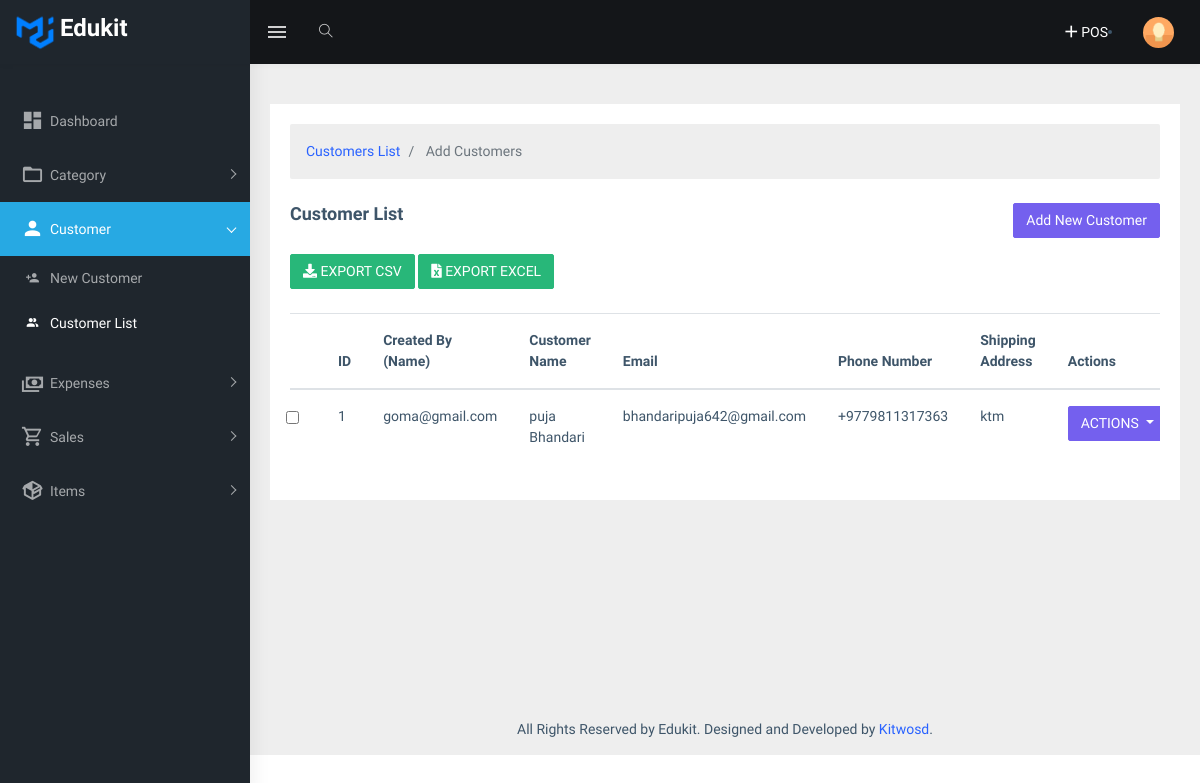
The app's page /customers/ with its own data.
### app/frontend/models.py (models this page shows, shortened)
class OrganizationSetting(models.Model):
    company_name = models.CharField(max_length=255, unique=True)
    logo = models.ImageField(upload_to='organization_logos/', blank=False, null=False)
    phone = models.IntegerField(blank=True, null=True)
    telephone = models.CharField(max_length=20, blank=True, null=True)
    location = models.CharField(max_length=255, blank=True, null=True)
    pan_vat = models.CharField(max_length=100, blank=True, null=True)
    email = models.EmailField(max_length=255, blank=True, null=True)

class Customer(models.Model):
    name = models.CharField(max_length=255)
    phone_number = PhoneNumberField(region='NP', null=True)
    email = models.EmailField(unique=True, blank=True, null=True)
    shipping_address = models.TextField(blank=True, null=True)
    created_at = models.DateTimeField(_('created at'), auto_now_add=True)
    updated_at = models.DateTimeField(_('updated at'), auto_now=True)
    created_by = models.ForeignKey(User, related_name='customers_created', on_delete=models.CASCADE)

### app/account/models.py (models this page shows)
class User(AbstractUser):
    email = models.EmailField(unique=True)
    fullname = models.CharField(max_length=255)
    is_admin = models.BooleanField(default=False)
    is_staff = models.BooleanField(default=False)
    is_editor = models.BooleanField(default=False)  # Add this field for editors
    phone_no = models.CharField(max_length=15, blank=True, null=True)
    address = models.TextField(blank=True, null=True)
    image = models.ImageField(upload_to='profile_images/', blank=True, null=True)
    USERNAME_FIELD = 'email'
    REQUIRED_FIELDS = ['username', 'fullname']
    groups = models.ManyToManyField(Group, related_name='custom_user_set', blank=True)
    user_permissions = models.ManyToManyField(Permission, related_name='custom_user_set', blank=True)

### app/frontend/views.py (the view)
# urls.py: path('customers/', views.customer_list, name='customers_list'),
def customer_list(request):
    customers = Customer.objects.all()
    paginator = Paginator(customers, 15)
    page_number = request.GET.get('page')
    page_obj = paginator.get_page(page_number)
    return render(request, 'customer/customer_list.html', {
        'page_obj': page_obj,
        'customers': page_obj,
        'is_paginated': page_obj.has_other_pages(),
    })

### app/frontend/context_processors.py (called while the page is built)
def organization_settings(request):
    organization = OrganizationSetting.objects.first()  # Get the first organization settings
    return {'organization': organization}

### templates/customer/customer_list.html (shortened to what this page needs)
{% extends 'base.html' %}
{% load static %}
{% block content %}
<div class="container-fluid">
    <div class="row">
        <div class="col-md-12">
            <div class="card">
                <div class="card-body">
                    <nav aria-label="breadcrumb" class="mb-4">
                        <ol class="breadcrumb">
                            <li class="breadcrumb-item"><a href="#" class="text-decoration-none">Customers List</a></li>
                            <li class="breadcrumb-item active"> Add Customers </li>
                        </ol>
                    </nav>
                    <div class="d-flex justify-content-between mb-3">
                        <h4>Customer List</h4>
                        <a href="{% url 'frontend:add_customer' %}" class="btn btn-primary">Add New Customer</a>
                    </div>
                    <div class="mb-4">
                        <a href="{% url 'frontend:export_customers_csv' %}" class="btn btn-success me-2">
                            <i class="fas fa-download"></i> EXPORT CSV
                        </a>
                        <a href="{% url 'frontend:export_customers_excel' %}" class="btn btn-success me-2">
                            <i class="fas fa-file-excel"></i> EXPORT EXCEL
                        </a>
                    </div>
                    <div class="table-responsive">
                        <table class="table table-hover">
                            <thead>
                                <tr>
                                    <th class="text-center">
                                    </th>
                                    <th><strong>ID</strong></th>
                                    <th><strong>Created By (Name)</strong></th>
                                    <th><strong>Customer Name</strong></th>
                                    <th><strong>Email</strong></th>
                                    <th><strong>Phone Number</strong></th>
                                    <th><strong>Shipping Address</strong></th>
                                    <th><strong>Actions</strong></th>
                                </tr>
                            </thead>
                            <tbody>
                                {% for customer in customers %}
                                <tr>
                                    <td class="text-center">
                                        <input type="checkbox" class="form-check-input" name="selected_customers" value="{{ customer.id }}">
                                    </td>
                                    <td>{{ forloop.counter|add:page_obj.start_index|add:"-1" }}</td>
                                    <td>{{ customer.created_by }}</td>
                                    <td>{{ customer.name }}</td>
                                    <td>{{ customer.email }}</td>
                                    <td>{{ customer.phone_number }}</td>
                                    <td>{{ customer.shipping_address }}</td>
                                    <td>
                                        <div class="dropdown">
                                            <button class="btn btn-primary dropdown-toggle" type="button" data-bs-toggle="dropdown" aria-expanded="false">
                                                ACTIONS
                                            </button>
                                        </div>
                                    </td>
                                </tr>
                                {% empty %}
                                <tr>
                                    <td colspan="8" class="text-center text-muted">No customers found.</td>
                                </tr>
                                {% endfor %}
                            </tbody>
                        </table>
                    </div>
                </div>
            </div>
        </div>
    </div>
</div>
{% endblock %}

### templates/base.html (shortened to what this page needs)
<!DOCTYPE html>
{% load static %}
<html dir="ltr" lang="en">
<head>
    <link href="{% static 'assets/libs/flot/css/float-chart.css' %}" rel="stylesheet">
    <link href="{% static 'assets/css/style.min.css' %}" rel="stylesheet">
    <link rel="stylesheet" href="https://cdn.jsdelivr.net/npm/@mdi/font/css/materialdesignicons.min.css">
</head>
<body>
    <div id="main-wrapper">
        <header class="topbar" data-navbarbg="skin5">
            <nav class="navbar top-navbar navbar-expand-md navbar-dark">
                <div class="navbar-header" data-logobg="skin5">
                    <a class="navbar-brand" href="{% url 'frontend:index' %}">
                        {% if organization.logo %}
                            <img src="{{ organization.logo.url }}" alt="logo" style="max-height: 50px; width: auto;">
                        {% endif %}
                        <h3>{{ organization.company_name }}</h3>
                    </a>
                </div>
                <div class="navbar-collapse collapse" id="navbarSupportedContent" data-navbarbg="skin5">
                    <ul class="navbar-nav float-left mr-auto">
                        <li class="nav-item d-none d-md-block"><a class="nav-link sidebartoggler waves-effect waves-light" href="javascript:void(0)" data-sidebartype="mini-sidebar"><i class="mdi mdi-menu font-24"></i></a></li>
                        <li class="nav-item search-box"> <a class="nav-link waves-effect waves-dark" href="javascript:void(0)"><i class="ti-search"></i></a>
                        </li>
                    </ul>
                    <a href="{% url 'frontend:pos_page' %}" class="text-decoration-none">
                        <div class="d-flex align-items-center">
                            <i class="mdi mdi-plus text-white" style="font-size: 20px;"></i>
                            <span class="ms-2 text-white fw-bold d-none d-sm-inline">POS</span>
                        </div>
                    </a>
                    <li class="nav-item dropdown">
                        <a class="nav-link dropdown-toggle text-muted waves-effect waves-dark pro-pic" href="" data-toggle="dropdown" aria-haspopup="true" aria-expanded="false"><img src="{% static 'assets/images/users/1.jpg' %}" alt="user" class="rounded-circle" width="31"></a>
                    </li>
                </div>
            </nav>
        </header>
        <aside class="left-sidebar" data-sidebarbg="skin5">
            <div class="scroll-sidebar">
                <nav class="sidebar-nav">
                    <ul id="sidebarnav" class="p-t-30">
                        <li class="sidebar-item"> <a class="sidebar-link waves-effect waves-dark sidebar-link" href="{% url 'frontend:index' %}" aria-expanded="false"><i class="mdi mdi-view-dashboard"></i><span class="hide-menu">Dashboard</span></a></li>
                        <li class="sidebar-item">
                            <a class="sidebar-link has-arrow waves-effect waves-dark" href="javascript:void(0)" aria-expanded="false">
                                <i class="mdi mdi-folder-outline"></i><span class="hide-menu">Category</span>
                            </a>
                        </li>
                        <li class="sidebar-item"> <a class="sidebar-link has-arrow waves-effect waves-dark" href="javascript:void(0)" aria-expanded="false"><i class="mdi mdi-account"></i><span class="hide-menu">Customer </span></a>
                            <ul aria-expanded="false" class="collapse  first-level">
                                <li class="sidebar-item">
                                    <a href="{% url 'frontend:add_customer' %}" class="sidebar-link">
                                        <i class="mdi mdi-account-plus"></i>
                                        <span class="hide-menu"> New Customer </span>
                                    </a>
                                </li>
                                <li class="sidebar-item">
                                    <a href="{% url 'frontend:customers_list' %}" class="sidebar-link">
                                        <i class="mdi mdi-account-multiple"></i>
                                        <span class="hide-menu"> Customer List </span>
                                    </a>
                                </li>
                            </ul>
                        </li>
                        <li class="sidebar-item">
                            <a class="sidebar-link has-arrow waves-effect waves-dark" href="javascript:void(0)" aria-expanded="false">
                                <i class="mdi mdi-cash-multiple"></i><span class="hide-menu">Expenses</span>
                            </a>
                        </li>
                        <li class="sidebar-item">
                            <a class="sidebar-link has-arrow waves-effect waves-dark" href="javascript:void(0)" aria-expanded="false">
                                <i class="mdi mdi-cart-outline"></i><span class="hide-menu">Sales</span>
                            </a>
                        </li>
                        <li class="sidebar-item">
                            <a class="sidebar-link has-arrow waves-effect waves-dark" href="javascript:void(0)" aria-expanded="false">
                                <i class="mdi mdi-package-variant"></i><span class="hide-menu">Items </span>
                            </a>
                        </li>
                    </ul>
                </nav>
            </div>
        </aside>
        <div class="page-wrapper">
             <div class="page-breadcrumb">
            </div>
            {% block content%}
            {% endblock %}
            <footer class="footer text-center">
                All Rights Reserved by {{ organization.company_name }}. Designed and Developed by <a href="https://www.kitwosd.com/">Kitwosd</a>.
         </footer>
        </div>
    </body>
    </html>

### records on screen
OrganizationSetting: logo (picture), company_name "Edukit"
Customer: created_by "goma@gmail.com", name "puja Bhandari", email "bhandaripuja642@gmail.com", phone_number "+9779811317363", shipping_address "ktm"
